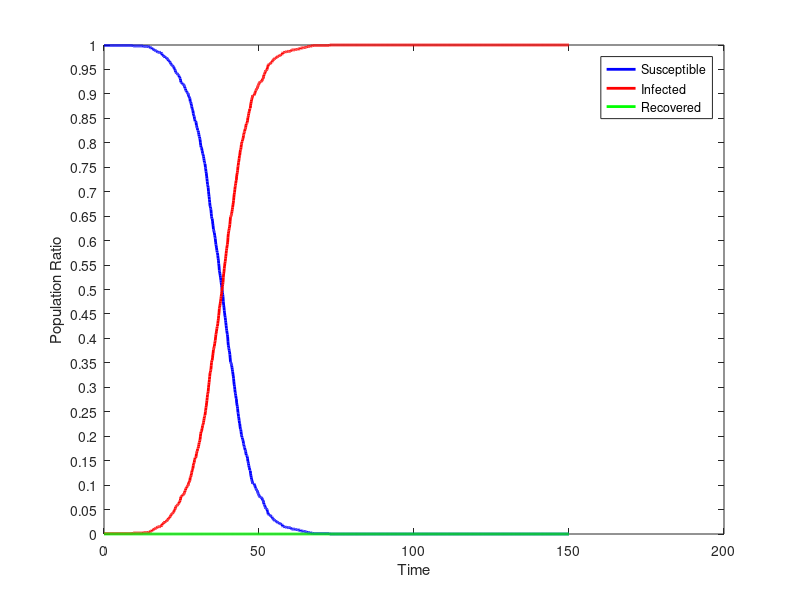

Source code (MATLAB):
dynamics = [
999,1,0;
999,1,0;
999,1,0;
999,1,0;
999,1,0;
999,1,0;
999,1,0;
999,1,0;
999,1,0;
999,1,0;
999,1,0;
999,1,0;
999,1,0;
999,1,0;
999,1,0;
999,1,0;
999,1,0;
999,1,0;
999,1,0;
999,1,0;
999,1,0;
999,1,0;
999,1,0;
999,1,0;
999,1,0;
999,1,0;
999,1,0;
999,1,0;
999,1,0;
999,1,0;
999,1,0;
999,1,0;
999,1,0;
999,1,0;
999,1,0;
999,1,0;
999,1,0;
999,1,0;
999,1,0;
999,1,0;
999,1,0;
999,1,0;
999,1,0;
999,1,0;
999,1,0;
999,1,0;
999,1,0;
999,1,0;
999,1,0;
999,1,0;
999,1,0;
999,1,0;
999,1,0;
999,1,0;
999,1,0;
999,1,0;
999,1,0;
999,1,0;
999,1,0;
999,1,0;
999,1,0;
999,1,0;
999,1,0;
999,1,0;
999,1,0;
999,1,0;
999,1,0;
999,1,0;
999,1,0;
999,1,0;
999,1,0;
999,1,0;
999,1,0;
999,1,0;
999,1,0;
999,1,0;
999,1,0;
999,1,0;
999,1,0;
999,1,0;
999,1,0;
999,1,0;
999,1,0;
999,1,0;
999,1,0;
999,1,0;
999,1,0;
999,1,0;
999,1,0;
999,1,0;
999,1,0;
999,1,0;
999,1,0;
999,1,0;
998,2,0;
998,2,0;
998,2,0;
998,2,0;
998,2,0;
998,2,0;
998,2,0;
998,2,0;
998,2,0;
998,2,0;
998,2,0;
998,2,0;
998,2,0;
998,2,0;
998,2,0;
998,2,0;
998,2,0;
998,2,0;
998,2,0;
998,2,0;
998,2,0;
998,2,0;
998,2,0;
998,2,0;
998,2,0;
998,2,0;
998,2,0;
998,2,0;
998,2,0;
998,2,0;
998,2,0;
998,2,0;
998,2,0;
997,3,0;
997,3,0;
997,3,0;
997,3,0;
997,3,0;
997,3,0;
997,3,0;
997,3,0;
997,3,0;
997,3,0;
997,3,0;
997,3,0;
997,3,0;
997,3,0;
997,3,0;
997,3,0;
997,3,0;
996,4,0;
996,4,0;
996,4,0;
996,4,0;
996,4,0;
995,5,0;
994,6,0;
994,6,0;
994,6,0;
994,6,0;
994,6,0;
992,8,0;
992,8,0;
992,8,0;
992,8,0;
992,8,0;
991,9,0;
991,9,0;
990,10,0;
989,11,0;
989,11,0;
989,11,0;
988,12,0;
988,12,0;
988,12,0;
988,12,0;
988,12,0;
987,13,0;
986,14,0;
985,15,0;
985,15,0;
985,15,0;
985,15,0;
985,15,0;
985,15,0;
985,15,0;
985,15,0;
985,15,0;
985,15,0;
985,15,0;
985,15,0;
983,17,0;
982,18,0;
982,18,0;
979,21,0;
979,21,0;
979,21,0;
979,21,0;
977,23,0;
977,23,0;
977,23,0;
977,23,0;
976,24,0;
974,26,0;
974,26,0;
974,26,0;
974,26,0;
974,26,0;
974,26,0;
973,27,0;
972,28,0;
971,29,0;
970,30,0;
970,30,0;
968,32,0;
968,32,0;
967,33,0;
967,33,0;
965,35,0;
965,35,0;
964,36,0;
963,37,0;
961,39,0;
960,40,0;
959,41,0;
959,41,0;
958,42,0;
958,42,0;
957,43,0;
956,44,0;
956,44,0;
955,45,0;
953,47,0;
951,49,0;
951,49,0;
949,51,0;
948,52,0;
945,55,0;
944,56,0;
943,57,0;
942,58,0;
942,58,0;
942,58,0;
941,59,0;
940,60,0;
939,61,0;
939,61,0;
938,62,0;
937,63,0;
934,66,0;
934,66,0;
932,68,0;
931,69,0;
928,72,0;
924,76,0;
923,77,0;
923,77,0;
922,78,0;
922,78,0;
920,80,0;
920,80,0;
920,80,0;
920,80,0;
919,81,0;
918,82,0;
917,83,0;
915,85,0;
912,88,0;
911,89,0;
910,90,0;
907,93,0;
906,94,0;
906,94,0;
904,96,0;
903,97,0;
902,98,0;
901,99,0;
901,99,0;
899,101,0;
896,104,0;
894,106,0;
894,106,0;
892,108,0;
891,109,0;
885,115,0;
883,117,0;
883,117,0;
880,120,0;
877,123,0;
874,126,0;
871,129,0;
869,131,0;
867,133,0;
865,135,0;
860,140,0;
857,143,0;
855,145,0;
854,146,0;
849,151,0;
847,153,0;
844,156,0;
844,156,0;
844,156,0;
842,158,0;
836,164,0;
834,166,0;
831,169,0;
830,170,0;
826,174,0;
825,175,0;
824,176,0;
821,179,0;
817,183,0;
813,187,0;
812,188,0;
809,191,0;
806,194,0;
800,200,0;
795,205,0;
791,209,0;
791,209,0;
789,211,0;
785,215,0;
783,217,0;
778,222,0;
777,223,0;
775,225,0;
772,228,0;
768,232,0;
764,236,0;
760,240,0;
758,242,0;
757,243,0;
750,250,0;
747,253,0;
741,259,0;
738,262,0;
732,268,0;
727,273,0;
721,279,0;
715,285,0;
712,288,0;
709,291,0;
701,299,0;
695,305,0;
690,310,0;
684,316,0;
678,322,0;
671,329,0;
669,331,0;
666,334,0;
663,337,0;
655,345,0;
649,351,0;
645,355,0;
645,355,0;
640,360,0;
634,366,0;
630,370,0;
623,377,0;
621,379,0;
618,382,0;
616,384,0;
611,389,0;
607,393,0;
604,396,0;
597,403,0;
592,408,0;
589,411,0;
585,415,0;
580,420,0;
576,424,0;
575,425,0;
570,430,0;
564,436,0;
560,440,0;
553,447,0;
548,452,0;
539,461,0;
536,464,0;
532,468,0;
528,472,0;
524,476,0;
519,481,0;
514,486,0;
509,491,0;
504,496,0;
499,501,0;
494,506,0;
490,510,0;
485,515,0;
475,525,0;
468,532,0;
464,536,0;
457,543,0;
452,548,0;
446,554,0;
443,557,0;
437,563,0;
432,568,0;
426,574,0;
420,580,0;
416,584,0;
411,589,0;
408,592,0;
403,597,0;
393,607,0;
386,614,0;
382,618,0;
379,621,0;
375,625,0;
372,628,0;
367,633,0;
360,640,0;
352,648,0;
351,649,0;
349,651,0;
347,653,0;
344,656,0;
340,660,0;
336,664,0;
332,668,0;
327,673,0;
323,677,0;
318,682,0;
311,689,0;
305,695,0;
302,698,0;
296,704,0;
290,710,0;
287,713,0;
283,717,0;
278,722,0;
276,724,0;
268,732,0;
264,736,0;
261,739,0;
257,743,0;
249,751,0;
246,754,0;
240,760,0;
237,763,0;
232,768,0;
227,773,0;
225,775,0;
219,781,0;
215,785,0;
214,786,0;
210,790,0;
204,796,0;
201,799,0;
198,802,0;
197,803,0;
194,806,0;
192,808,0;
190,810,0;
185,815,0;
183,817,0;
179,821,0;
177,823,0;
176,824,0;
172,828,0;
171,829,0;
169,831,0;
164,836,0;
161,839,0;
161,839,0;
160,840,0;
158,842,0;
155,845,0;
149,851,0;
147,853,0;
144,856,0;
140,860,0;
137,863,0;
135,865,0;
131,869,0;
130,870,0;
129,871,0;
123,877,0;
119,881,0;
116,884,0;
112,888,0;
110,890,0;
108,892,0;
105,895,0;
103,897,0;
103,897,0;
103,897,0;
103,897,0;
103,897,0;
102,898,0;
100,900,0;
98,902,0;
96,904,0;
94,906,0;
93,907,0;
92,908,0;
91,909,0;
89,911,0;
89,911,0;
87,913,0;
85,915,0;
83,917,0;
82,918,0;
81,919,0;
79,921,0;
77,923,0;
76,924,0;
76,924,0;
75,925,0;
75,925,0;
75,925,0;
75,925,0;
75,925,0;
74,926,0;
73,927,0;
70,930,0;
69,931,0;
69,931,0;
67,933,0;
64,936,0;
61,939,0;
60,940,0;
59,941,0;
57,943,0;
55,945,0;
54,946,0;
52,948,0;
52,948,0;
52,948,0;
51,949,0;
50,950,0;
47,953,0;
45,955,0;
43,957,0;
40,960,0;
40,960,0;
39,961,0;
39,961,0;
39,961,0;
39,961,0;
38,962,0;
38,962,0;
37,963,0;
36,964,0;
35,965,0;
35,965,0;
35,965,0;
33,967,0;
32,968,0;
32,968,0;
30,970,0;
29,971,0;
29,971,0;
29,971,0;
28,972,0;
27,973,0;
27,973,0;
27,973,0;
27,973,0;
26,974,0;
26,974,0;
25,975,0;
25,975,0;
24,976,0;
23,977,0;
23,977,0;
23,977,0;
23,977,0;
23,977,0;
22,978,0;
22,978,0;
21,979,0;
21,979,0;
21,979,0;
20,980,0;
20,980,0;
20,980,0;
20,980,0;
20,980,0;
19,981,0;
16,984,0;
15,985,0;
15,985,0;
15,985,0;
15,985,0;
15,985,0;
15,985,0;
15,985,0;
15,985,0;
14,986,0;
14,986,0;
14,986,0;
14,986,0;
14,986,0;
13,987,0;
13,987,0;
13,987,0;
13,987,0;
13,987,0;
13,987,0;
13,987,0;
13,987,0;
13,987,0;
13,987,0;
13,987,0;
13,987,0;
13,987,0;
11,989,0;
11,989,0;
10,990,0;
10,990,0;
10,990,0;
10,990,0;
10,990,0;
10,990,0;
10,990,0;
10,990,0;
10,990,0;
10,990,0;
10,990,0;
10,990,0;
9,991,0;
9,991,0;
9,991,0;
9,991,0;
9,991,0;
9,991,0;
9,991,0;
9,991,0;
8,992,0;
8,992,0;
8,992,0;
8,992,0;
8,992,0;
8,992,0;
8,992,0;
8,992,0;
8,992,0;
6,994,0;
6,994,0;
6,994,0;
6,994,0;
6,994,0;
6,994,0;
6,994,0;
6,994,0;
6,994,0;
6,994,0;
5,995,0;
5,995,0;
5,995,0;
5,995,0;
5,995,0;
5,995,0;
5,995,0;
5,995,0;
5,995,0;
5,995,0;
4,996,0;
3,997,0;
3,997,0;
3,997,0;
3,997,0;
3,997,0;
3,997,0;
3,997,0;
3,997,0;
3,997,0;
3,997,0;
3,997,0;
2,998,0;
2,998,0;
2,998,0;
2,998,0;
2,998,0;
2,998,0;
2,998,0;
1,999,0;
1,999,0;
1,999,0;
1,999,0;
1,999,0;
1,999,0;
1,999,0;
1,999,0;
1,999,0;
1,999,0;
1,999,0;
1,999,0;
1,999,0;
1,999,0;
1,999,0;
1,999,0;
1,999,0;
1,999,0;
1,999,0;
1,999,0;
1,999,0;
1,999,0;
1,999,0;
1,999,0;
1,999,0;
1,999,0;
1,999,0;
1,999,0;
1,999,0;
1,999,0;
1,999,0;
1,999,0;
1,999,0;
1,999,0;
1,999,0;
1,999,0;
1,999,0;
1,999,0;
1,999,0;
1,999,0;
1,999,0;
1,999,0;
1,999,0;
1,999,0;
1,999,0;
1,999,0;
1,999,0;
1,999,0;
1,999,0;
1,999,0;
1,999,0;
1,999,0;
1,999,0;
1,999,0;
1,999,0;
0,1000,0;
0,1000,0;
0,1000,0;
0,1000,0;
0,1000,0;
0,1000,0;
0,1000,0;
0,1000,0;
0,1000,0;
0,1000,0;
0,1000,0;
0,1000,0;
0,1000,0;
0,1000,0;
0,1000,0;
0,1000,0;
0,1000,0;
0,1000,0;
0,1000,0;
0,1000,0;
0,1000,0;
0,1000,0;
0,1000,0;
0,1000,0;
0,1000,0;
0,1000,0;
0,1000,0;
0,1000,0;
0,1000,0;
0,1000,0;
0,1000,0;
0,1000,0;
0,1000,0;
0,1000,0;
0,1000,0;
0,1000,0;
0,1000,0;
0,1000,0;
0,1000,0;
0,1000,0;
0,1000,0;
0,1000,0;
0,1000,0;
0,1000,0;
0,1000,0;
0,1000,0;
0,1000,0;
0,1000,0;
0,1000,0;
0,1000,0;
0,1000,0;
0,1000,0;
0,1000,0;
0,1000,0;
0,1000,0;
0,1000,0;
0,1000,0;
0,1000,0;
0,1000,0;
0,1000,0;
0,1000,0;
0,1000,0;
0,1000,0;
0,1000,0;
0,1000,0;
0,1000,0;
0,1000,0;
0,1000,0;
0,1000,0;
0,1000,0;
0,1000,0;
0,1000,0;
0,1000,0;
0,1000,0;
0,1000,0;
0,1000,0;
0,1000,0;
0,1000,0;
0,1000,0;
0,1000,0;
0,1000,0;
0,1000,0;
0,1000,0;
0,1000,0;
0,1000,0;
0,1000,0;
0,1000,0;
0,1000,0;
0,1000,0;
0,1000,0;
0,1000,0;
0,1000,0;
0,1000,0;
0,1000,0;
0,1000,0;
0,1000,0;
0,1000,0;
0,1000,0;
0,1000,0;
0,1000,0;
0,1000,0;
0,1000,0;
0,1000,0;
0,1000,0;
0,1000,0;
0,1000,0;
0,1000,0;
0,1000,0;
0,1000,0;
0,1000,0;
0,1000,0;
0,1000,0;
0,1000,0;
0,1000,0;
0,1000,0;
0,1000,0;
0,1000,0;
0,1000,0;
0,1000,0;
0,1000,0;
0,1000,0;
0,1000,0;
0,1000,0;
0,1000,0;
0,1000,0;
0,1000,0;
0,1000,0;
0,1000,0;
0,1000,0;
0,1000,0;
0,1000,0;
0,1000,0;
0,1000,0;
0,1000,0;
0,1000,0;
0,1000,0;
0,1000,0;
0,1000,0;
0,1000,0;
0,1000,0;
0,1000,0;
0,1000,0;
0,1000,0;
0,1000,0;
0,1000,0;
0,1000,0;
0,1000,0;
0,1000,0;
0,1000,0;
0,1000,0;
0,1000,0;
0,1000,0;
0,1000,0;
0,1000,0;
0,1000,0;
0,1000,0;
0,1000,0;
0,1000,0;
0,1000,0;
0,1000,0;
0,1000,0;
0,1000,0;
0,1000,0;
0,1000,0;
0,1000,0;
0,1000,0;
0,1000,0;
0,1000,0;
0,1000,0;
0,1000,0;
0,1000,0;
0,1000,0;
0,1000,0;
0,1000,0;
0,1000,0;
0,1000,0;
0,1000,0;
0,1000,0;
0,1000,0;
0,1000,0;
0,1000,0;
0,1000,0;
0,1000,0;
0,1000,0;
0,1000,0;
0,1000,0;
0,1000,0;
0,1000,0;
0,1000,0;
0,1000,0;
0,1000,0;
0,1000,0;
0,1000,0;
0,1000,0;
0,1000,0;
0,1000,0;
0,1000,0;
0,1000,0;
0,1000,0;
0,1000,0;
0,1000,0;
0,1000,0;
0,1000,0;
0,1000,0;
0,1000,0;
0,1000,0;
0,1000,0;
0,1000,0;
0,1000,0;
0,1000,0;
0,1000,0;
0,1000,0;
0,1000,0;
0,1000,0;
0,1000,0;
0,1000,0;
0,1000,0;
0,1000,0;
0,1000,0;
0,1000,0;
0,1000,0;
0,1000,0;
0,1000,0;
0,1000,0;
0,1000,0;
0,1000,0;
0,1000,0;
0,1000,0;
0,1000,0;
0,1000,0;
0,1000,0;
0,1000,0;
0,1000,0;
0,1000,0;
0,1000,0;
0,1000,0;
0,1000,0;
0,1000,0;
0,1000,0;
0,1000,0;
0,1000,0;
0,1000,0;
0,1000,0;
0,1000,0;
0,1000,0;
0,1000,0;
0,1000,0;
0,1000,0;
0,1000,0;
0,1000,0;
0,1000,0;
0,1000,0;
0,1000,0;
0,1000,0;
0,1000,0;
0,1000,0;
0,1000,0;
0,1000,0;
0,1000,0;
0,1000,0;
0,1000,0;
0,1000,0;
0,1000,0;
0,1000,0;
0,1000,0;
0,1000,0;
0,1000,0;
0,1000,0;
0,1000,0;
0,1000,0;
0,1000,0;
0,1000,0;
0,1000,0;
0,1000,0;
0,1000,0;
0,1000,0;
0,1000,0;
0,1000,0;
0,1000,0;
0,1000,0;
0,1000,0;
0,1000,0;
0,1000,0;
0,1000,0;
0,1000,0;
0,1000,0;
0,1000,0;
0,1000,0;
0,1000,0;
0,1000,0;
0,1000,0;
0,1000,0;
0,1000,0;
0,1000,0;
0,1000,0;
0,1000,0;
0,1000,0;
0,1000,0;
0,1000,0;
0,1000,0;
0,1000,0;
0,1000,0;
0,1000,0;
0,1000,0;
0,1000,0;
0,1000,0;
0,1000,0;
0,1000,0;
0,1000,0;
0,1000,0;
0,1000,0;
0,1000,0;
0,1000,0;
0,1000,0;
0,1000,0;
0,1000,0;
0,1000,0;
0,1000,0;
0,1000,0;
0,1000,0;
0,1000,0;
0,1000,0;
0,1000,0;
0,1000,0;
0,1000,0;
0,1000,0;
0,1000,0;
0,1000,0;
0,1000,0;
0,1000,0;
0,1000,0;
0,1000,0;
0,1000,0;
0,1000,0;
0,1000,0;
0,1000,0;
0,1000,0;
0,1000,0;
0,1000,0;
0,1000,0;
0,1000,0;
0,1000,0;
0,1000,0;
0,1000,0;
0,1000,0;
0,1000,0;
0,1000,0;
0,1000,0;
0,1000,0;
0,1000,0;
0,1000,0;
0,1000,0;
0,1000,0;
0,1000,0;
0,1000,0;
0,1000,0;
0,1000,0;
0,1000,0;
0,1000,0;
0,1000,0;
0,1000,0;
0,1000,0;
0,1000,0;
0,1000,0;
0,1000,0;
0,1000,0;
0,1000,0;
0,1000,0;
0,1000,0;
0,1000,0;
0,1000,0;
0,1000,0;
0,1000,0;
0,1000,0;
0,1000,0;
0,1000,0;
0,1000,0;
0,1000,0;
0,1000,0;
0,1000,0;
0,1000,0;
0,1000,0;
0,1000,0;
0,1000,0;
0,1000,0;
0,1000,0;
0,1000,0;
0,1000,0;
0,1000,0;
0,1000,0;
0,1000,0;
0,1000,0;
0,1000,0;
0,1000,0;
0,1000,0;
0,1000,0;
0,1000,0;
0,1000,0;
0,1000,0;
0,1000,0;
0,1000,0;
0,1000,0;
0,1000,0;
0,1000,0;
0,1000,0;
0,1000,0;
0,1000,0;
0,1000,0;
0,1000,0;
0,1000,0;
0,1000,0;
0,1000,0;
0,1000,0;
0,1000,0;
0,1000,0;
0,1000,0;
0,1000,0;
0,1000,0;
0,1000,0;
0,1000,0;
0,1000,0;
0,1000,0;
0,1000,0;
0,1000,0;
0,1000,0;
0,1000,0;
0,1000,0;
0,1000,0;
0,1000,0;
0,1000,0;
0,1000,0;
0,1000,0;
0,1000,0;
0,1000,0;
0,1000,0;
0,1000,0;
0,1000,0;
0,1000,0;
0,1000,0;
0,1000,0;
0,1000,0;
0,1000,0;
0,1000,0;
0,1000,0;
0,1000,0;
0,1000,0;
0,1000,0;
0,1000,0;
0,1000,0;
0,1000,0;
0,1000,0;
0,1000,0;
0,1000,0;
0,1000,0;
0,1000,0;
0,1000,0;
0,1000,0;
0,1000,0;
0,1000,0;
0,1000,0;
0,1000,0;
0,1000,0;
0,1000,0;
0,1000,0;
0,1000,0;
0,1000,0;
0,1000,0;
0,1000,0;
0,1000,0;
0,1000,0;
0,1000,0;
0,1000,0;
0,1000,0;
0,1000,0;
0,1000,0;
0,1000,0;
0,1000,0;
0,1000,0;
0,1000,0;
0,1000,0;
0,1000,0;
0,1000,0;
0,1000,0;
0,1000,0;
0,1000,0;
0,1000,0;
0,1000,0;
0,1000,0;
0,1000,0;
0,1000,0;
0,1000,0;
0,1000,0;
0,1000,0;
0,1000,0;
0,1000,0;
0,1000,0;
0,1000,0;
0,1000,0;
0,1000,0;
0,1000,0;
0,1000,0;
0,1000,0;
0,1000,0;
0,1000,0;
0,1000,0;
0,1000,0;
0,1000,0;
0,1000,0;
0,1000,0;
0,1000,0;
0,1000,0;
0,1000,0;
0,1000,0;
0,1000,0;
0,1000,0;
0,1000,0;
0,1000,0;
0,1000,0;
0,1000,0;
0,1000,0;
0,1000,0;
0,1000,0;
0,1000,0;
0,1000,0;
0,1000,0;
0,1000,0;
0,1000,0;
0,1000,0;
0,1000,0;
0,1000,0;
0,1000,0;
0,1000,0;
0,1000,0;
0,1000,0;
0,1000,0;
0,1000,0;
0,1000,0;
0,1000,0;
0,1000,0;
0,1000,0;
0,1000,0;
0,1000,0;
0,1000,0;
0,1000,0;
0,1000,0;
0,1000,0;
0,1000,0;
0,1000,0;
0,1000,0;
0,1000,0;
0,1000,0;
0,1000,0;
0,1000,0;
0,1000,0;
0,1000,0;
0,1000,0;
0,1000,0;
0,1000,0;
0,1000,0;
0,1000,0;
0,1000,0;
0,1000,0;
0,1000,0;
0,1000,0;
0,1000,0;
0,1000,0;
0,1000,0;
0,1000,0;
0,1000,0;
0,1000,0;
0,1000,0;
0,1000,0;
0,1000,0;
0,1000,0;
0,1000,0;
0,1000,0;
0,1000,0;
0,1000,0;
0,1000,0;
0,1000,0;
0,1000,0;
0,1000,0;
0,1000,0;
0,1000,0;
0,1000,0;
0,1000,0;
0,1000,0;
0,1000,0;
0,1000,0;
0,1000,0;
0,1000,0;
0,1000,0;
0,1000,0;
0,1000,0;
0,1000,0;
0,1000,0;
0,1000,0;
0,1000,0;
0,1000,0;
0,1000,0;
0,1000,0;
0,1000,0;
0,1000,0;
0,1000,0;
0,1000,0;
0,1000,0;
0,1000,0;
0,1000,0;
0,1000,0;
0,1000,0;
0,1000,0;
0,1000,0;
0,1000,0;
0,1000,0;
0,1000,0;
0,1000,0;
0,1000,0;
0,1000,0;
0,1000,0;
0,1000,0;
0,1000,0;
0,1000,0;
0,1000,0;
0,1000,0;
0,1000,0;
0,1000,0;
0,1000,0;
0,1000,0;
0,1000,0;
0,1000,0;
0,1000,0;
0,1000,0;
0,1000,0;
0,1000,0;
0,1000,0;
0,1000,0;
0,1000,0;
0,1000,0;
0,1000,0;
0,1000,0;
0,1000,0;
0,1000,0;
0,1000,0;
0,1000,0;
0,1000,0;
0,1000,0;
0,1000,0;
0,1000,0;
0,1000,0;
0,1000,0;
0,1000,0;
0,1000,0;
0,1000,0;
0,1000,0;
0,1000,0;
0,1000,0;
0,1000,0;
0,1000,0;
0,1000,0;
0,1000,0;
0,1000,0;
0,1000,0;
0,1000,0;
0,1000,0;
0,1000,0;
0,1000,0;
0,1000,0;
0,1000,0;
0,1000,0;
0,1000,0;
0,1000,0;
0,1000,0;
0,1000,0;
0,1000,0;
0,1000,0;
0,1000,0;
0,1000,0;
0,1000,0;
0,1000,0;
0,1000,0;
0,1000,0;
0,1000,0;
0,1000,0;
0,1000,0;
0,1000,0;
0,1000,0;
0,1000,0;
0,1000,0;
0,1000,0;
0,1000,0;
0,1000,0;
0,1000,0;
0,1000,0;
0,1000,0;
0,1000,0;
0,1000,0;
0,1000,0;
0,1000,0;
0,1000,0;
0,1000,0;
0,1000,0;
0,1000,0;
0,1000,0;
0,1000,0;
0,1000,0;
0,1000,0;
0,1000,0;
0,1000,0;
0,1000,0;
0,1000,0;
0,1000,0;
0,1000,0;
0,1000,0;
0,1000,0;
0,1000,0;
0,1000,0;
0,1000,0;
0,1000,0;
0,1000,0;
0,1000,0;
0,1000,0;
0,1000,0;
0,1000,0;
0,1000,0;
0,1000,0;
0,1000,0;
0,1000,0;
0,1000,0;
0,1000,0;
0,1000,0;
0,1000,0;
0,1000,0;
0,1000,0;
0,1000,0;
0,1000,0;
0,1000,0;
0,1000,0;
0,1000,0;
0,1000,0;
0,1000,0;
0,1000,0;
0,1000,0;
0,1000,0;
0,1000,0;
0,1000,0;
0,1000,0;
0,1000,0;
0,1000,0;
0,1000,0;
0,1000,0;
0,1000,0;
0,1000,0;
0,1000,0;
0,1000,0;
0,1000,0;
0,1000,0;
0,1000,0;
0,1000,0;
0,1000,0;
0,1000,0;
0,1000,0;
0,1000,0;
0,1000,0;
0,1000,0;
0,1000,0;
0,1000,0;
0,1000,0;
0,1000,0;
0,1000,0;
0,1000,0;
0,1000,0;
0,1000,0;
0,1000,0;
];
susceptible = dynamics (:, 1);
infected = dynamics (:, 2);
recovered = dynamics (:, 3);
totalPopulation = susceptible(1) + infected(1) + recovered(1);
susceptibleRatio = susceptible ./ totalPopulation;
infectedRatio = infected ./ totalPopulation;
recoveredRatio = recovered ./ totalPopulation;
steps = length (susceptible);
indices = 0 : steps - 1;
indices = indices ./ 10.0;
figure
plot (indices, susceptibleRatio.', 'color', 'blue', 'linewidth', 2);
hold on
plot (indices, infectedRatio.', 'color', 'red', 'linewidth', 2);
hold on
plot (indices, recoveredRatio.', 'color', 'green', 'linewidth', 2);
set(gca,'YTick',0:0.05:1.0);
xlabel ('Time');
ylabel ('Population Ratio');
legend('Susceptible','Infected', 'Recovered');
